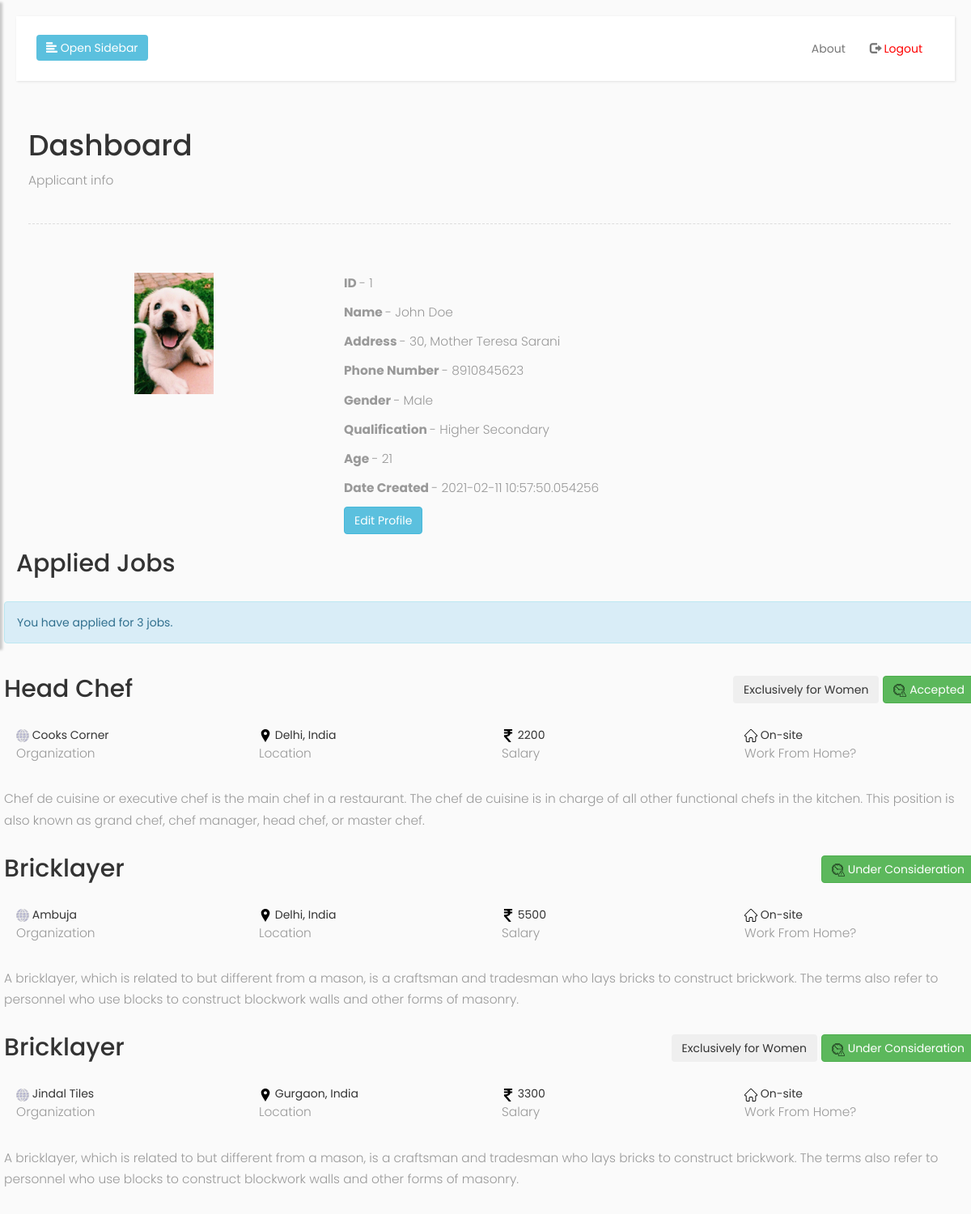
The app's page /applicant/dashboard (signed in) with its own data.
### app.py (models this page shows, shortened)
class Applicants(UserMixin, db.Model):
	id=db.Column(db.Integer, primary_key=True)
	username=db.Column(db.String(15),unique=True)
	password=db.Column(db.String(80))
	name = db.Column(db.String(200),nullable=False)
	address = db.Column(db.String(200), nullable=False)
	phone = db.Column(db.Integer, nullable=False)
	gender = db.Column(db.String(200), nullable=False)
	qualification = db.Column(db.String(200), nullable=False)
	age = db.Column(db.String(200), nullable=False)
	date_created = db.Column(db.DateTime, default=datetime.utcnow)

class Jobs(db.Model):
	id=db.Column(db.Integer, primary_key=True)
	post=db.Column(db.String(200), nullable=False)
	organization=db.Column(db.String(200), nullable=False)
	salary=db.Column(db.Integer, nullable=False)
	location=db.Column(db.String(200), nullable=False)
	description=db.Column(db.String(200),nullable=False)
	category=db.Column(db.String(200),nullable=False)
	wfh=db.Column(db.String(200), nullable=False)
	restart=db.Column(db.String(200), nullable=False)

class Applications(db.Model):
	id=db.Column(db.Integer, primary_key=True)
	applicant_id=db.Column(db.Integer, nullable=False)
	job_id=db.Column(db.Integer, nullable=False)
	status=db.Column(db.String(200))

### app.py (the view)
@app.route('/applicant/dashboard', methods=['GET','POST'])
@login_required
def applicantdashboard():
	jobsapplied = []
	applicant = current_user
	applications = Applications.query.filter_by(applicant_id=applicant.id).all()
	for x in applications:
		jobsapplied.append(Jobs.query.get(x.job_id))
	jobs = Jobs.query.all()
	return render_template('applicant_dashboard.html',applicant=applicant,applications = applications, jobs=jobs)

### app.py (called while the page is built)
@login_manager2.user_loader
def load_user2(user_id):
	return Applicants.query.get((user_id))

### templates/applicant_dashboard.html (shortened to what this page needs)
{% extends 'base.html' %}
{% block logout %}
<li>
	<a href="/applicantlogout">
		<span class="glyphicon glyphicon-log-out"></span> <span style="color: red;">Logout</span>
	</a>
</li>
{% endblock %}
{% block container %}
<h1>Dashboard</h1>
<p>Applicant info</p>
<div class="line"></div>
<br>
<div class="row">
	<div class="col-sm-4">
		<a href="#"><img class="img-responsive center-block" id="applicant-picture" src="{{ url_for('static', filename='uploads/displaypictures/'+applicant.username+'.jpg') }}" onerror="this.src='/static/img/user.svg'" style="max-width: 150px; max-height: 150px"></a>
	</div>
	<div class="col-sm-8">
		<p id="applicant-id"><b>ID </b>- {{ applicant.id }}</p>
		<p id="applicant-name"><b>Name </b>- {{ applicant.name }}</p>
		<p id="applicant-address"><b>Address </b>- {{ applicant.address }}</p>
		<p id="applicant-phone"><b>Phone Number </b>- {{ applicant.phone }}</p>
		<p id="applicant-gender"><b>Gender </b>- {{ applicant.gender }}</p>
		<p id="applicant-qualification"><b>Qualification </b>- {{ applicant.qualification }}</p>
		<p id="applicant-age"><b>Age </b>- {{ applicant.age }}</p>
		<p id="applicant-date-created"><b>Date Created </b>- {{ applicant.date_created }}</p>
		<button type="button" class="btn btn-info" value="Edit Profile"><a href="/applicant/edit/{{ applicant.id }}">Edit Profile</a></button>
	</div>
</div>
<div class="row">
	<h2>Applied Jobs</h2>
	{% if applications|length < 1 %}
	<p>You haven't applied for any jobs yet :(</p>
	{% else %}
	<br>
	<div id="ApplicantInfo" class="row alert alert-info text-info" role="info">You have applied for {{ applications|length }} jobs.</div>
	{% for application in applications %}
	<div class="row">
		<div class="col-sm-12">
			<div class="row">
				<h2>{{ jobs[(application.job_id)-1].post }}
					<button  class="btn btn-success" value="1" style="float: right;"><img src="{{ url_for('static',filename='img/timedelay.svg') }}" style="max-height: 16px; max-width: 16px;"> {{ application.status }}</button>
					{% if jobs[(application.job_id)-1].restart == 'No' %}
					<button type="button" class="btn btn-dark" style="float: right; margin-right: 5px;">Exclusively for Women</button>
					{% endif %}
				</h2>
			</div>
			<br>
			<div class="row">
				<div class="col-sm-3">
					<img src="{{ url_for('static',filename='img/organization.svg') }}" style="max-height: 16px; max-width: 16px;"> {{ jobs[(application.job_id)-1].organization }}
					<br>
					<p>Organization</p>
				</div>
				<div class="col-sm-3">
					<img src="{{ url_for('static',filename='img/location.svg') }}" style="max-height: 16px; max-width: 16px;"> {{ jobs[(application.job_id)-1].location }}
					<br>
					<p>Location</p>
				</div>
				<div class="col-sm-3" style="display: inline-block;">
					<img src="{{ url_for('static',filename='img/rupee-indian.svg') }}" style="max-height: 16px; max-width: 16px;"> {{ jobs[(application.job_id)-1].salary }}
					<br>
					<p>Salary</p>
				</div>
				<div class="col-sm-3">
					<img src="{{ url_for('static',filename='img/home.svg') }}" style="max-height: 16px; max-width: 16px;"> {{ jobs[(application.job_id)-1].wfh }}
					<br>
					<p>Work From Home?</p>
				</div>
			</div>
			<br>
			<div class="row">
				<p>{{ jobs[(application.job_id)-1].description }}</p>
			</div>
		</div>
	</div>
	{% endfor %}
	{% endif %}
</div>
{% endblock %}

### static/css/main.css (style rules this page uses)
body { font-family: 'Poppins', sans-serif; background: #fafafa; }
p { font-family: 'Poppins', sans-serif; font-size: 1.1em; font-weight: 300; line-height: 1.7em; color: #999; }
a, a:hover, a:focus { color: inherit; text-decoration: none; transition: all 0.3s; }
.line { width: 100%; height: 1px; border-bottom: 1px dashed #ddd; margin: 40px 0; }

### records on screen
Applicants: username (picture), id "1", name "John Doe", address "30, Mother Teresa Sarani", phone "8910845623", gender "Male", qualification "Higher Secondary", age "21", date_created "2021-02-11 10:57:50.054256"
Applications: status "Accepted", shows "Exclusively for Women"
Jobs: post "Head Chef", organization "Cooks Corner", location "Delhi, India", salary "2200", wfh "On-site", description "Chef de cuisine or executive chef is the main chef in a restaurant. The chef de cuisine is in charge of all other functional chefs in the kitchen. This position is also known as grand chef, chef manager, head chef, or master chef."
Applications: status "Under Consideration"
Jobs: post "Bricklayer", organization "Ambuja", location "Delhi, India", salary "5500", wfh "On-site", description "A bricklayer, which is related to but different from a mason, is a craftsman and tradesman who lays bricks to construct brickwork. The terms also refer to personnel who use blocks to construct blockwork walls and other forms of masonry."
Applications: status "Under Consideration", shows "Exclusively for Women"
Jobs: post "Bricklayer", organization "Jindal Tiles", location "Gurgaon, India", salary "3300", wfh "On-site", description "A bricklayer, which is related to but different from a mason, is a craftsman and tradesman who lays bricks to construct brickwork. The terms also refer to personnel who use blocks to construct blockwork walls and other forms of masonry."

### other values on screen
{{ applications|length }} "3"
